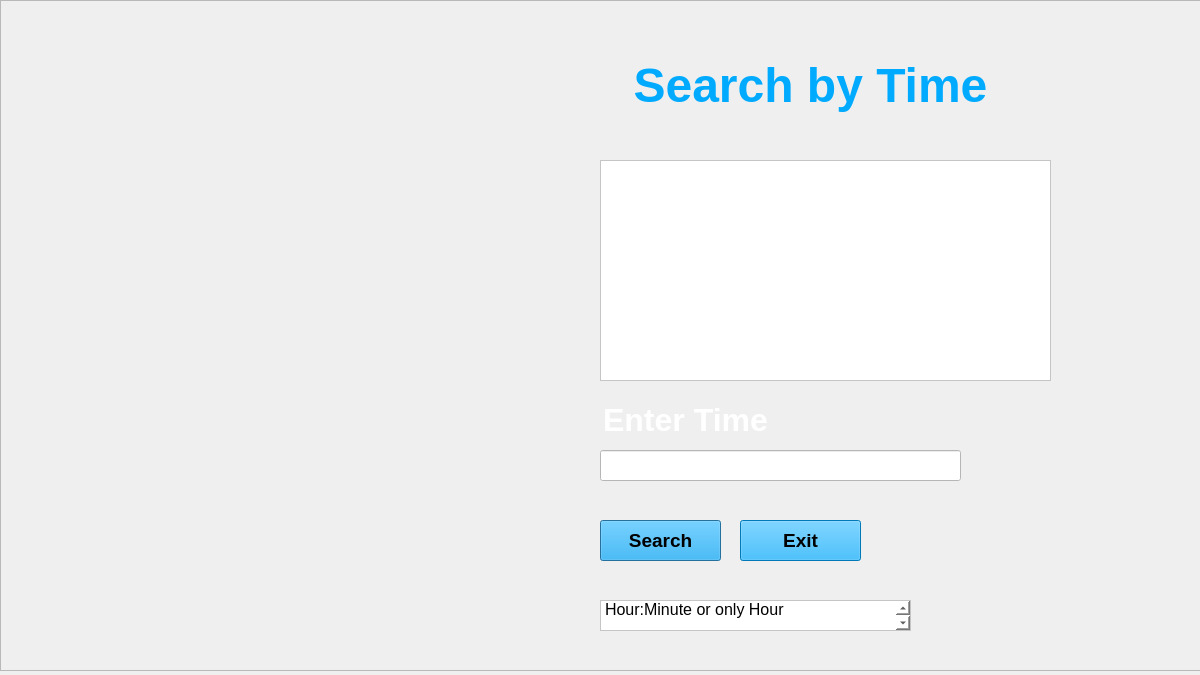
<?xml version="1.0" encoding="UTF-8"?>
<ui version="4.0">
 <class>search_with_time</class>
 <widget class="QDialog" name="search_with_time">
  <property name="geometry">
   <rect>
    <x>0</x>
    <y>0</y>
    <width>1200</width>
    <height>675</height>
   </rect>
  </property>
  <property name="windowTitle">
   <string>Dialog</string>
  </property>
  <widget class="QPushButton" name="search_button">
   <property name="geometry">
    <rect>
     <x>600</x>
     <y>520</y>
     <width>121</width>
     <height>41</height>
    </rect>
   </property>
   <property name="font">
    <font>
     <family>Segoe UI</family>
     <pointsize>14</pointsize>
     <weight>75</weight>
     <bold>true</bold>
    </font>
   </property>
   <property name="styleSheet">
    <string notr="true">background-color: rgb(0, 170, 255);</string>
   </property>
   <property name="text">
    <string>Search</string>
   </property>
  </widget>
  <widget class="QLineEdit" name="enter_time">
   <property name="geometry">
    <rect>
     <x>600</x>
     <y>450</y>
     <width>361</width>
     <height>31</height>
    </rect>
   </property>
   <property name="font">
    <font>
     <family>Segoe UI</family>
     <pointsize>12</pointsize>
     <weight>75</weight>
     <bold>true</bold>
    </font>
   </property>
   <property name="styleSheet">
    <string notr="true">background-color: rgb(255, 255, 255);
color: rgb(0, 0, 0);
alternate-background-color: rgb(255, 255, 255);</string>
   </property>
  </widget>
  <widget class="QPlainTextEdit" name="plainTextEdit">
   <property name="geometry">
    <rect>
     <x>600</x>
     <y>600</y>
     <width>311</width>
     <height>31</height>
    </rect>
   </property>
   <property name="font">
    <font>
     <family>Segoe UI</family>
     <pointsize>12</pointsize>
    </font>
   </property>
   <property name="styleSheet">
    <string notr="true">background-color: rgb(255, 255, 255);
color: rgb(0, 0, 0);
alternate-background-color: rgb(255, 255, 255);</string>
   </property>
   <property name="plainText">
    <string>Instruction:Enter time in format Hour:Minute or only Hour
           </string>
   </property>
  </widget>
  <widget class="QTableView" name="tableView">
   <property name="geometry">
    <rect>
     <x>600</x>
     <y>160</y>
     <width>451</width>
     <height>221</height>
    </rect>
   </property>
   <property name="font">
    <font>
     <pointsize>12</pointsize>
    </font>
   </property>
   <property name="styleSheet">
    <string notr="true">alternate-background-color: rgb(255, 255, 255);
color: rgb(0, 0, 0);
background-color: rgb(255, 255, 255);</string>
   </property>
  </widget>
  <widget class="QLabel" name="label">
   <property name="geometry">
    <rect>
     <x>600</x>
     <y>400</y>
     <width>171</width>
     <height>41</height>
    </rect>
   </property>
   <property name="text">
    <string>&lt;html&gt;&lt;head/&gt;&lt;body&gt;&lt;p align=&quot;center&quot;&gt;&lt;span style=&quot; font-size:24pt; font-weight:600; color:#ffffff;&quot;&gt;Enter Time&lt;/span&gt;&lt;/p&gt;&lt;/body&gt;&lt;/html&gt;</string>
   </property>
  </widget>
  <widget class="QPushButton" name="pushButton">
   <property name="geometry">
    <rect>
     <x>740</x>
     <y>520</y>
     <width>121</width>
     <height>41</height>
    </rect>
   </property>
   <property name="font">
    <font>
     <family>Segoe UI</family>
     <pointsize>14</pointsize>
     <weight>75</weight>
     <bold>true</bold>
    </font>
   </property>
   <property name="styleSheet">
    <string notr="true">background-color: rgb(0, 170, 255);</string>
   </property>
   <property name="text">
    <string>Exit</string>
   </property>
  </widget>
  <widget class="QLabel" name="label_2">
   <property name="geometry">
    <rect>
     <x>620</x>
     <y>50</y>
     <width>381</width>
     <height>71</height>
    </rect>
   </property>
   <property name="text">
    <string>&lt;html&gt;&lt;head/&gt;&lt;body&gt;&lt;p align=&quot;center&quot;&gt;&lt;span style=&quot; font-size:36pt; font-weight:600; color:#00aaff;&quot;&gt;Search by Time&lt;/span&gt;&lt;/p&gt;&lt;/body&gt;&lt;/html&gt;</string>
   </property>
  </widget>
  <widget class="QFrame" name="frame">
   <property name="geometry">
    <rect>
     <x>0</x>
     <y>0</y>
     <width>1211</width>
     <height>671</height>
    </rect>
   </property>
   <property name="styleSheet">
    <string notr="true">background-image: url(:/resources/img/bg.png);</string>
   </property>
   <property name="frameShape">
    <enum>QFrame::StyledPanel</enum>
   </property>
   <property name="frameShadow">
    <enum>QFrame::Raised</enum>
   </property>
  </widget>
  <zorder>frame</zorder>
  <zorder>search_button</zorder>
  <zorder>enter_time</zorder>
  <zorder>plainTextEdit</zorder>
  <zorder>tableView</zorder>
  <zorder>label</zorder>
  <zorder>pushButton</zorder>
  <zorder>label_2</zorder>
 </widget>
 <resources/>
 <connections/>
</ui>
